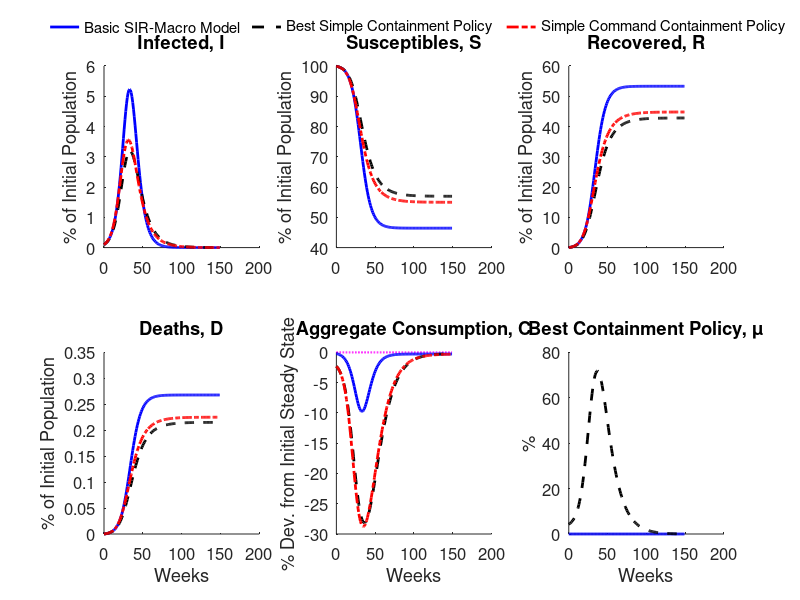

This chart was generated by the following MATLAB code: (Note: this script raises an error after producing the figure.)
%Baseline
cd baseline;
load results_baseline;
cd ..

Ibase=I;
Sbase=S;
Rbase=R;
Dbase=D;
aggCbase=aggC;
aggHbase=aggH;
crbase=crss;
nrbase=nrss; 
mucbase=muc;


%Perturbation 1
cd baseline_optimal;
load results_baseline_optimal;
cd ..

Iperturb1=I;
Sperturb1=S;
Rperturb1=R;
Dperturb1=D;
aggCperturb1=aggC;
aggHperturb1=aggH;
crperturb1=crss;
nrperturb1=nrss; 
mucperturb1=muc;


%Perturbation 2
cd baseline_optimal_command_containment;
load results_command_containment_basicSIRmacro;
cd ..
Iperturb2=I;
Sperturb2=S;
Rperturb2=R;
Dperturb2=D;
aggCperturb2=aggC;
aggHperturb2=aggH;
crperturb2=crss;
nrperturb2=nrss; 
mucperturb2=muc;


%plotting
ia=2;
ib=3;
fsize=12;
horz=HH;

horz=150;

time=0:1:horz-1;

figure;
subplot(ia,ib,2)
plot(time,100*Sbase(1:horz),'b-','LineWidth',2);hold on
plot(time,100*Sperturb1(1:horz),'k--','LineWidth',2);hold on
plot(time,100*Sperturb2(1:horz),'r-.','LineWidth',2);hold off
box off;
title('Susceptibles, S','FontSize',fsize);
ylabel('% of Initial Population','FontSize',fsize);
set(gca,'FontSize',fsize);

subplot(ia,ib,3)
plot(time,100*Rbase(1:horz),'b-','LineWidth',2);hold on
plot(time,100*Rperturb1(1:horz),'k--','LineWidth',2);hold on
plot(time,100*Rperturb2(1:horz),'r-.','LineWidth',2);hold off
box off;
title('Recovered, R','FontSize',fsize);
ylabel('% of Initial Population','FontSize',fsize);
set(gca,'FontSize',fsize);

subplot(ia,ib,4)
plot(time,100*Dbase(1:horz),'b-','LineWidth',2);hold on
plot(time,100*Dperturb1(1:horz),'k--','LineWidth',2);hold on
plot(time,100*Dperturb2(1:horz),'r-.','LineWidth',2);hold off
box off;
title('Deaths, D','FontSize',fsize);
ylabel('% of Initial Population','FontSize',fsize);
xlabel('Weeks','FontSize',fsize);
set(gca,'FontSize',fsize);

subplot(ia,ib,5)
plot(time,0*100*(aggCbase(1:horz)-crbase)/crbase,'m:','LineWidth',1.5);hold on
plot(time,100*(aggCbase(1:horz)-crbase)/crbase,'b-','LineWidth',2);hold on
plot(time,100*(aggCperturb1(1:horz)-crperturb1)/crperturb1,'k--','LineWidth',2);hold on
plot(time,100*(aggCperturb2(1:horz)-crperturb2)/crperturb2,'r-.','LineWidth',2);hold off
box off;
title('Aggregate Consumption, C','FontSize',fsize);
ylabel('% Dev. from Initial Steady State','FontSize',fsize);
xlabel('Weeks','FontSize',fsize);
set(gca,'FontSize',fsize);


subplot(ia,ib,6)
plot(time,100*mucbase(1:horz),'b-','LineWidth',2);hold on
plot(time,100*mucperturb1(1:horz),'k--','LineWidth',2);hold on
box off;
title('Best Containment Policy, \mu','FontSize',fsize);
ylabel('%','FontSize',fsize);
xlabel('Weeks','FontSize',fsize);
set(gca,'FontSize',fsize);

subplot(ia,ib,1)
plot(time,100*Ibase(1:horz),'b-','LineWidth',2);hold on
plot(time,100*Iperturb1(1:horz),'k--','LineWidth',2);hold on
plot(time,100*Iperturb2(1:horz),'r-.','LineWidth',2);hold off
box off;
title('Infected, I','FontSize',fsize);
ylabel('% of Initial Population','FontSize',fsize);
set(gca,'FontSize',fsize);


leg1=legend('Basic SIR-Macro Model','Best Simple Containment Policy','Simple Command Containment Policy');
set(leg1,...
    'Position',[-0.0704335567178815 0.894078940309976 1.19107142857143 0.044047619047619],...
    'Orientation','horizontal');
legend boxoff;

suptitle2('Figure 3: Basic SIR-Macro Model With and Without Containment');
orient landscape
print -dpdf -fillpage epidemic_simulation_fig3


 
